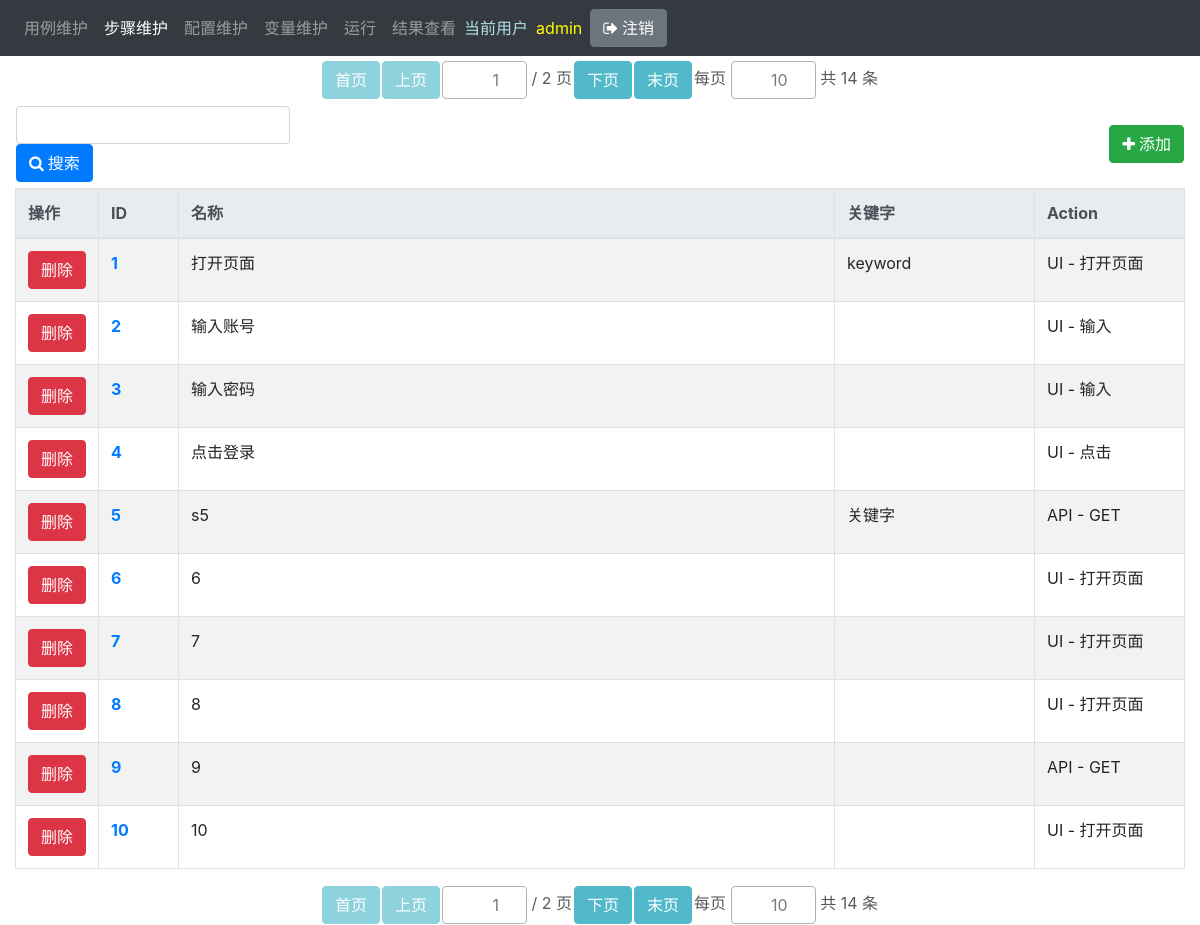
The page /steps/ (signed in) on the database its author committed.
### main/models.py (models this page shows, shortened)
class Step(models.Model):
    name = models.CharField(max_length=100)
    description = models.TextField(blank=True)
    keyword = models.CharField(max_length=100, blank=True, default='')
    creator = models.ForeignKey(User, verbose_name='创建人', related_name='step_creator', on_delete=models.DO_NOTHING)
    created_date = models.DateTimeField('创建时间', auto_now_add=True, null=True)
    modifier = models.ForeignKey(User, verbose_name='修改人', related_name='step_modifier', on_delete=models.DO_NOTHING)
    modified_date = models.DateTimeField('修改时间', auto_now=True, null=True)
    is_active = models.BooleanField(default=True)
    action = models.ForeignKey('main.Action', on_delete=models.DO_NOTHING)
    timeout = models.FloatField(blank=True, null=True)
    save_as = models.CharField(blank=True, max_length=100)
    ui_by_list = (
        (0, ''),
        (1, 'id'),
        (2, 'xpath'),
        (3, 'link text'),
        (4, 'partial link text'),
        (5, 'name'),
        (6, 'tag name'),
        (7, 'class name'),
        (8, 'css selector'),
        (9, 'public element'),
        (10, 'variable'),
    )
    ui_by = models.IntegerField(choices=ui_by_list, default=0)
    ui_locator = models.TextField(blank=True)
    ui_index = models.IntegerField(blank=True, null=True)
    ui_base_element = models.TextField(blank=True)
    ui_data = models.TextField(blank=True)
    ui_special_action_list = (
        (0, ''),
        (1, 'click'),
        (2, 'click_and_hold'),
        (3, 'context_click'),
        (4, 'double_click'),
        (5, 'release'),
        (6, 'move_by_offset'),
        (7, 'move_to_element'),
        (8, 'move_to_element_with_offset'),
        (9, 'drag_and_drop'),
        (10, 'drag_and_drop_by_offset'),
        (11, 'key_down'),
        (12, 'key_up'),
        (13, 'send_keys'),
        (14, 'send_keys_to_element'),
    )
    ui_special_action = models.IntegerField(choices=ui_special_action_list, default=0)
    ui_alert_handle_list = (
        (0, ''),
        (1, 'accept'),
        (2, 'dismiss'),
        (3, 'ignore'),
    )
    ui_alert_handle = models.IntegerField(choices=ui_alert_handle_list, default=0)
    api_url = models.TextField(blank=True)
    api_headers = models.TextField(blank=True)
    api_body = models.TextField(blank=True)
    api_data = models.TextField(blank=True)
    class Meta:
        ordering = ['name']
        pass

class Action(models.Model):
    name = models.CharField(max_length=100)
    description = models.TextField(blank=True)
    keyword = models.CharField(max_length=100, blank=True, default='')
    creator = models.ForeignKey(User, verbose_name='创建人', related_name='action_creator', on_delete=models.DO_NOTHING)
    created_date = models.DateTimeField('创建时间', auto_now_add=True, null=True)
    modifier = models.ForeignKey(User, verbose_name='修改人', related_name='action_modifier', on_delete=models.DO_NOTHING)
    modified_date = models.DateTimeField('修改时间', auto_now=True, null=True)
    is_active = models.BooleanField(default=True)
    type = models.ForeignKey('main.ActionType', on_delete=models.DO_NOTHING)
    class Meta:
        unique_together = ('name', 'type')
    def __str__(self):
        return '{} - {}'.format(self.type, self.name)

class ActionType(models.Model):
    name = models.CharField(max_length=100)
    description = models.TextField(blank=True)
    keyword = models.CharField(max_length=100, blank=True, default='')
    creator = models.ForeignKey(User, verbose_name='创建人', related_name='action_type_creator',
                                on_delete=models.DO_NOTHING)
    created_date = models.DateTimeField('创建时间', auto_now_add=True, null=True)
    modifier = models.ForeignKey(User, verbose_name='修改人', related_name='action_type_modifier',
                                 on_delete=models.DO_NOTHING)
    modified_date = models.DateTimeField('修改时间', auto_now=True, null=True)
    is_active = models.BooleanField(default=True)
    def __str__(self):
        return self.name

### main/views.py (the view)
# urls.py: path('steps/', mv.steps, name='steps'),
@login_required
def steps(request):
    if request.method == 'POST':
        page = int(request.POST.get('page', 1)) if request.POST.get('page') != '' else 1
        if page <= 0:
            page = 1
        size = int(request.POST.get('size', 5)) if request.POST.get('size') != '' else 10
        search_text = str(request.POST.get('search_text', ''))
    else:
        page = int(request.COOKIES.get('page', 1))
        size = int(request.COOKIES.get('size', 10))
        search_text = ''
    keyword_list_temp = search_text.split(' ')
    keyword_list = list()
    for keyword in keyword_list_temp:
        if keyword.strip() != '':
            keyword_list.append(keyword)
    q = get_query_condition(keyword_list)
    objects = Step.objects.filter(q, is_active=1).order_by('id').select_related('action__type')
    paginator = Paginator(objects, size)
    try:
        objects = paginator.page(page)
    except PageNotAnInteger:
        objects = paginator.page(1)
        page = 1
    except EmptyPage:
        objects = paginator.page(paginator.num_pages)
        page = paginator.num_pages
    paginator_form = PaginatorForm(initial={'page': page, 'size': size}, page_max_value=paginator.num_pages)
    return render(request, 'main/steps.html', locals())

### main/forms.py
class PaginatorForm(forms.Form):
    size = forms.IntegerField(min_value=1, max_value=10000, required=False)
    def __init__(self, page_max_value, *args, **kwargs):
        super(PaginatorForm, self).__init__(*args, **kwargs)
        self.fields['page'] = forms.IntegerField(min_value=1, max_value=page_max_value, required=False)
        for k, v in self.fields.items():
            v.widget.attrs.update({'class': 'form-control', 'style': 'width: 85px'})

### main/views.py (called while the page is built)
def get_query_condition(query_str_list):
    q = Q()
    for query_str in query_str_list:
        query_str = str(query_str)
        q |= Q(name__icontains=query_str) | Q(keyword__icontains=query_str)
    return q

### main/templates/main/steps.html (shortened to what this page needs)
{% extends 'main/list_base.html' %}
{% block search_tools %}
<div class="table-responsive" style="padding: 5px 0px" id="search_tools">
    <table >
        <colgroup>
            <col style='width:300px;'>
            <col>
            <col style='width:50px;'>
        </colgroup>
        <tr>
            <td>
                <input type="text" id="search_text" name="search_text" value="{{ search_text }}"  class="form-control">
                <button type="submit" id='search_button' class="btn btn-primary"><i class="icon-search">&nbsp;</i>搜索</button>
            </td>
            <td></td>
            <td><button type="button" id="add_button" class="btn btn-success" onclick="window.open('{% url "step_add" %}');"><i class="icon-plus">&nbsp;</i>添加</button></td>
        </tr>
    </table>
</div>
{% endblock %}
{% block result_table %}
<div class="table-responsive" id='result_table'>
    <table class="table table-striped table-bordered table-hover">
        <colgroup>
            <col style='width: 80px;'>
            <col style='width: 80px;'>
            <col>
            <col style='width: 200px;'>
            <col style='width: 150px;'>
        </colgroup>
        <thead class="thead-light">
            <tr>
                <th>操作</th>
                <th>ID</th>
                <th>名称</th>
                <th>关键字</th>
                <th>Action</th>
            </tr>
        </thead>
        <tbody>
            {% for object in objects %}
            <tr pk="{{ object.pk }}">
                <td>
                    <div class="mx-auto text-center">
                        <button type="button" id="delete_button" name="delete_button" class="btn btn-danger">删除</button>
                    </div>
                </td>
                <td col_name='id'><a target="_blank" href="{% url 'step' object.pk %}" class="font-weight-bold">{{ object.pk }}</a></td>
                <td quick_update col_name='name'>{{ object.name }}</td>
                <td quick_update col_name='keyword'>{{ object.keyword }}</td>
                <td col_name='action'>{{ object.action }}</td>
            </tr>
            {% empty %}
            <tr>
                <td colspan="5" class="text-center">查无数据</td>
            </tr>
            {% endfor %}
        </tbody>
    </table>
</div>
{% endblock %}

### main/templates/main/navbar.html
<nav class="navbar navbar-expand bg-dark navbar-dark fixed-top" id="navbar">
    <ul class="navbar-nav">
        <li class="nav-item" id="nav_case">
            <a class="nav-link" href="/cases">用例维护</a>
        </li>
        <li class="nav-item" id="nav_step">
            <a class="nav-link" href="/steps">步骤维护</a>
        </li>
        <li class="nav-item">
            <a class="nav-link" href="">配置维护</a>
        </li>
        <li class="nav-item">
            <a class="nav-link" href="">变量维护</a>
        </li>
        <li class="nav-item">
            <a class="nav-link" href="">运行</a>
        </li>
        <li class="nav-item">
            <a class="nav-link" href="">结果查看</a>
        </li>
    </ul>
    <form class="form-inline">
        <span class="navbar-text" style="color: powderblue;">当前用户</span>
        <span class="navbar-text" style="color: yellow; padding: 0 0.5em">{{ request.user }}</span>
        <button id="logout_btn" class="btn btn-secondary" type="button"><i class="icon-signout">&nbsp;</i>注销</button>
    </form>
</nav>

### main/static/main/css/main.css (style rules this page uses)
body { font-family: Arial, Microsoft YaHei, SimHei; }
a { text-decoration: none; }
table { width: 100%; }
td { word-wrap:break-word; overflow:auto; }
div.paginator input { border: 1px solid rgb(153, 153, 153); resize: vertical; text-align: right; }

### rows shown on the page
Step: pk "1", name "打开页面", keyword "keyword", action "UI - 打开页面"
Step: pk "2", name "输入账号", action "UI - 输入"
Step: pk "3", name "输入密码", action "UI - 输入"
Step: pk "4", name "点击登录", action "UI - 点击"
Step: pk "5", name "s5", keyword "关键字", action "API - GET"
Step: pk "6", name "6", action "UI - 打开页面"
Step: pk "7", name "7", action "UI - 打开页面"
Step: pk "8", name "8", action "UI - 打开页面"
Step: pk "9", name "9", action "API - GET"
Step: pk "10", name "10", action "UI - 打开页面"

### other values the page prints
{{ request.user }} "admin"
{{ paginator.num_pages|default:0 }} "2 2"
{{ paginator.count|default:0 }} "14 14"
